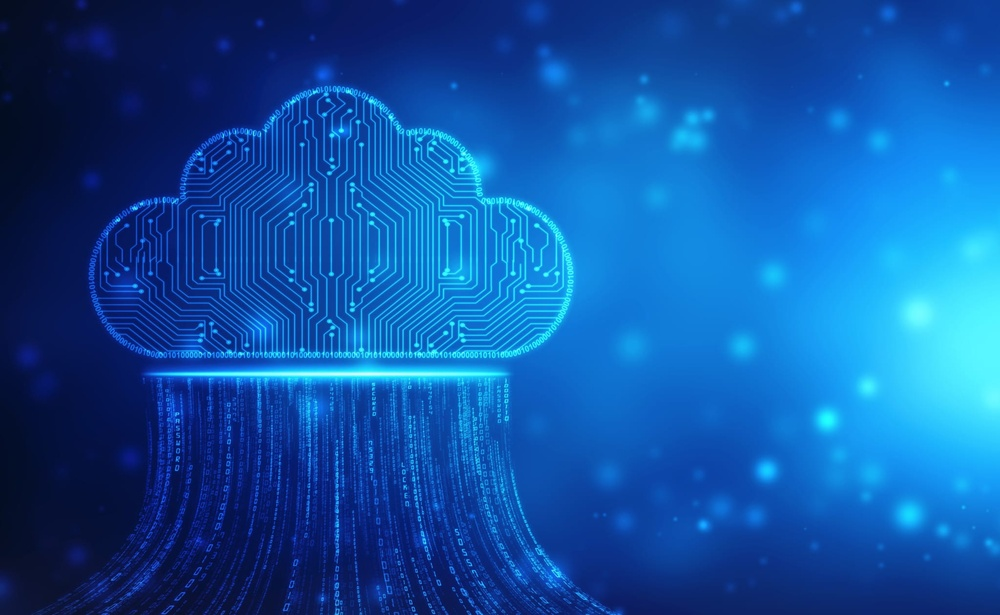
#> input picture ImageProcessing/git.jpg, 1000 x 615 px, shrunk from 2048 x 1260 before the run, found by its file name
$ python Cropping.py
#> lines starting #> are read from the running program, lines starting #| are printed output that depends on the picture
import cv2
import numpy as np
img = cv2.imread(r"C:\Users\LENOVO\OneDrive\Desktop\CRACK-DREAM-JOB\ImageProcessing\git.jpg")
#> img is the input picture: shape (615, 1000, 3); mean B, G, R 163.1, 84, 15.4
img_crop = img[100:300,200:500] #where 100:300 is for height and 200:500 is for width
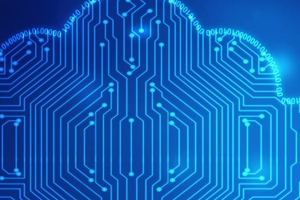
#> img_crop: shape (200, 300, 3); mean B, G, R 182.6, 96.7, 15.1

cv2.imshow("window",img_crop)
cv2.waitKey(0)
